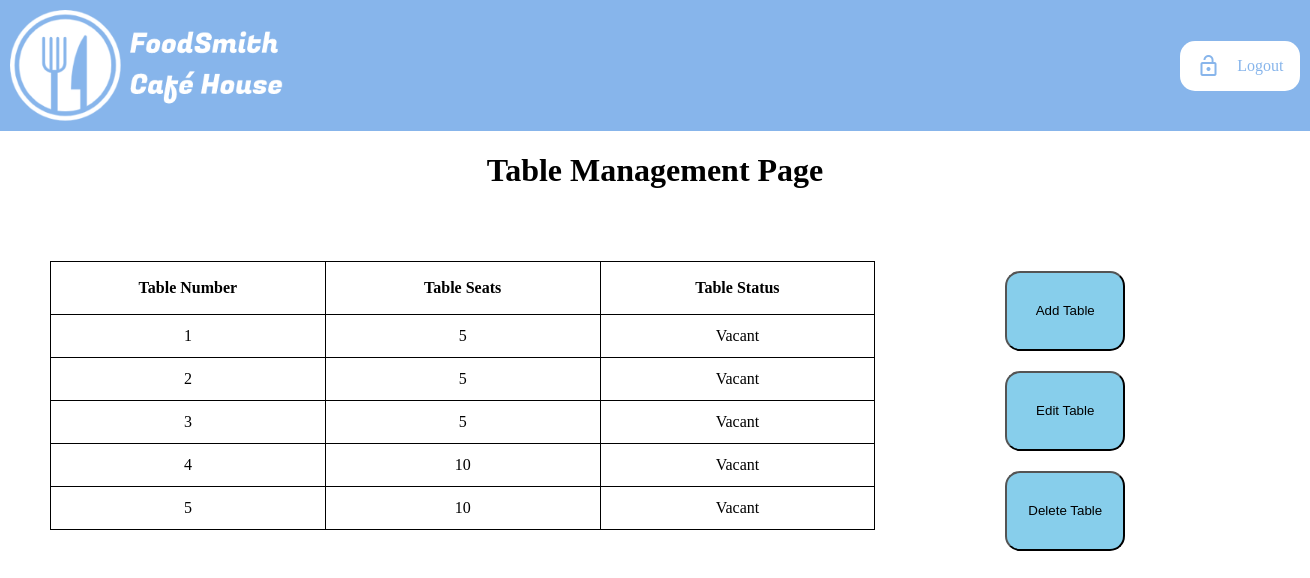
The page /table/index.php on the database its author committed.
### tables this page shows
CREATE TABLE `tables` (
  `tableID` int(11) NOT NULL,
  `tableSeats` int(11) NOT NULL,
  `tableStatus` enum('Occupied','Vacant','Unavailable','Booked') NOT NULL
);

### table/index.php (the view, shortened to what this page needs)
<!DOCTYPE html>
<html lang="en">
<head>
	<link rel="stylesheet" href="tableStyle.css">
<?php
	include ("../template/header.php");
?>
	<h1>Table Management Page</h1>
	<article>
		<div class="table-group">
	<?php
		$host = "127.0.0.1";
		$username = "root";
		$password = "";
		$database = "foodsmith";
		$conn = new mysqli($host, $username, $password, $database);
		$tableQuery = "SELECT * FROM tables";
		$tableResult = $conn->query($tableQuery);
		echo "<table class='theTables'><tr><th>Table Number</th><th>Table Seats</th><th>Table Status</th></tr>";
		if ($tableResult->num_rows > 0)
		{
			while ($tableRow = $tableResult->fetch_assoc())
			{
				echo "<tr class='list-items'><td>" . $tableRow["tableID"] . "</td><td>" . $tableRow["tableSeats"] . "</td><td>" . $tableRow["tableStatus"] . "</td></tr>";
			}
		}
		else
		{
			echo "0 results";
		}
		echo "</table>";
	?>
		</div>
		<div class="table-buttons-group">
			<button class='table-buttons'>
				<p>Add Table</p>
			</button>
			<button class='table-buttons'>
				<p>Edit Table</p>
			</button>
			<button class='table-buttons'>
				<p>Delete Table</p>
			</button>
		</div>
	</article>
</body>
</html>

### template/header.php (shortened to what this page needs)
		<link rel="stylesheet" href="/styles/headerStyle.css">
</head>
<body>
<header>
		<img src='/template/images/logo_white.png' alt='logo'>
		<div id='logout-button'>
			<i class='material-icons'>lock_open</i>
			<p>Logout</p>
		</div>
</header>

### table/tableStyle.css (style rules this page uses)
body { padding: 0; margin: 0; background-color: white; }
article { padding: 50px; width: 100%; display: flex; flex-direction: row; }
h1 { text-align: center; }
.table-group { width: 70%; }
.table-group table { width: 90%; table-layout: fixed; text-align: center; }
.table-group table, .table-group th, .table-group td { border: 1px solid black; border-collapse: collapse; }
.table-group th { height: 50px; }
.table-group td { height: 40px; }
.table-buttons-group { width: 15%; display: flex; flex-direction: column; align-items: center; }
.table-buttons { height: 80px; width: 120px; background-color: #87ceeb; margin: 10px; border-radius: 15px; text-align: center; display: flex; justify-content: space-evenly; align-items: center; }

### styles/headerStyle.css (style rules this page uses)
header { width: 100%; height: auto; background-color: #87b5eb; display: flex; align-items: center; justify-content: space-between; -webkit-touch-callout: none; -webkit-user-select: none; -khtml-user-select: none; -moz-user-select: none; -ms-user-select: none; user-select: none; }
header img { margin: 10px; width: 300px; height: auto; }
header #logout-button { width: 120px; height: 50px; background-color: white; margin: 10px; border-radius: 15px; text-align: center; display: flex; justify-content: space-evenly; align-items: center; color: #87b5eb; }

### rows shown on the page
tables: tableID "1", tableSeats "5", tableStatus "Vacant"
tables: tableID "2", tableSeats "5", tableStatus "Vacant"
tables: tableID "3", tableSeats "5", tableStatus "Vacant"
tables: tableID "4", tableSeats "10", tableStatus "Vacant"
tables: tableID "5", tableSeats "10", tableStatus "Vacant"
